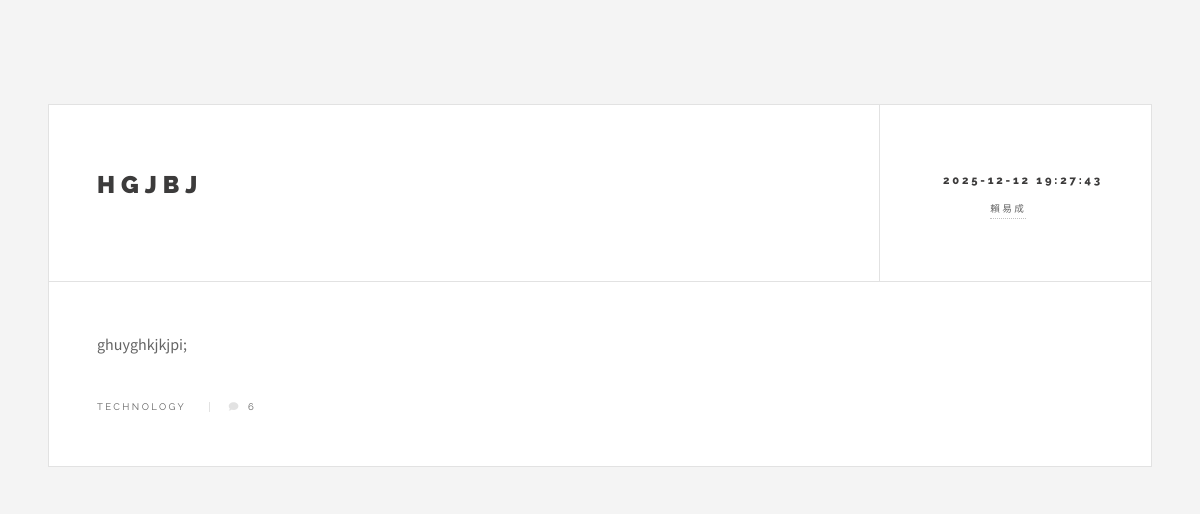
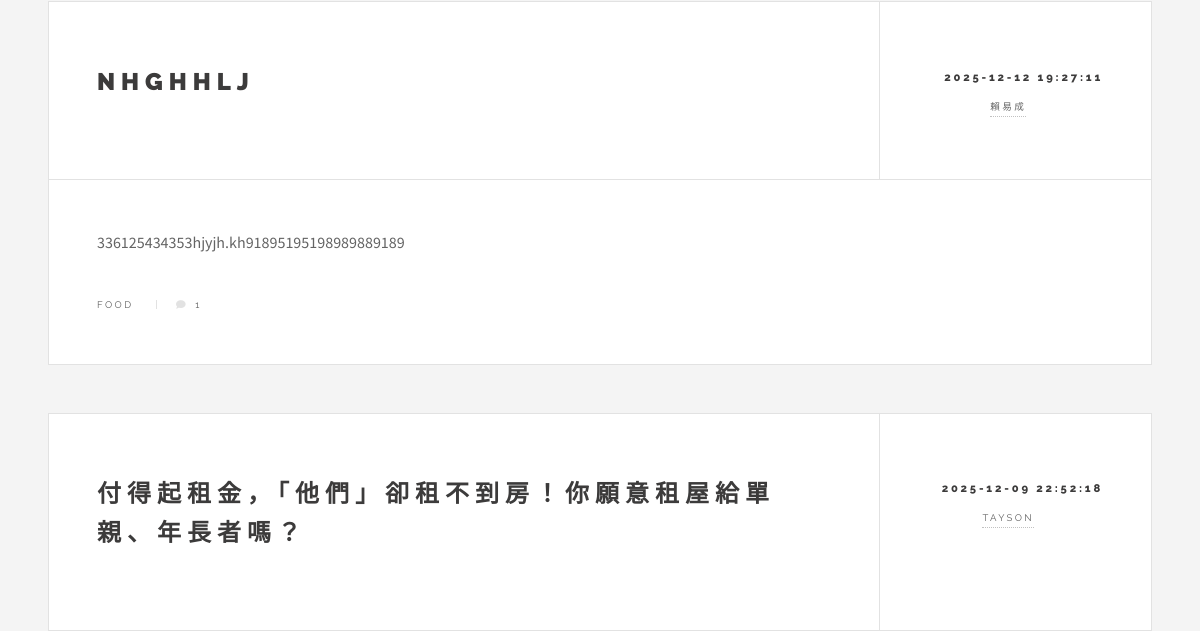
Before: / (upper part) with the older database file (2 pictures, top to bottom).
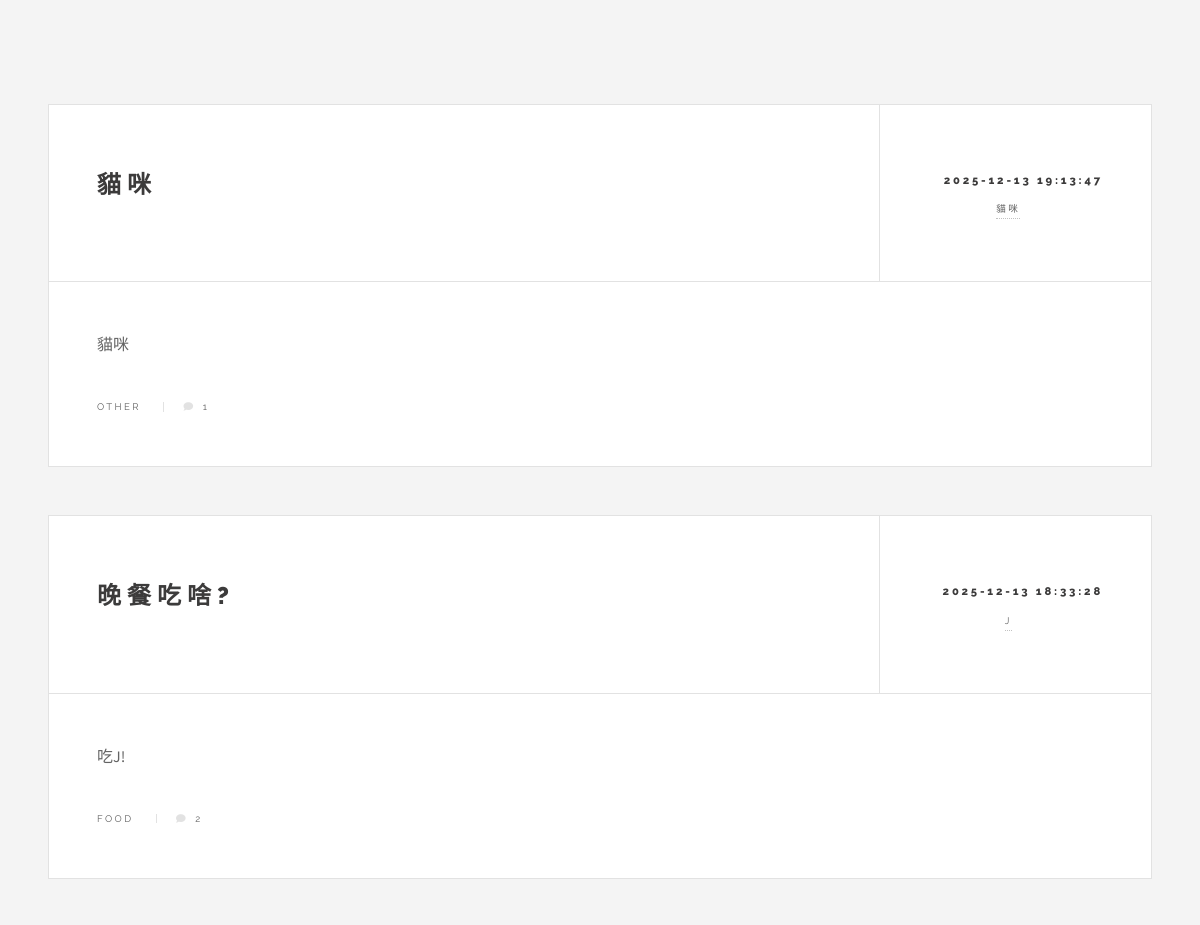
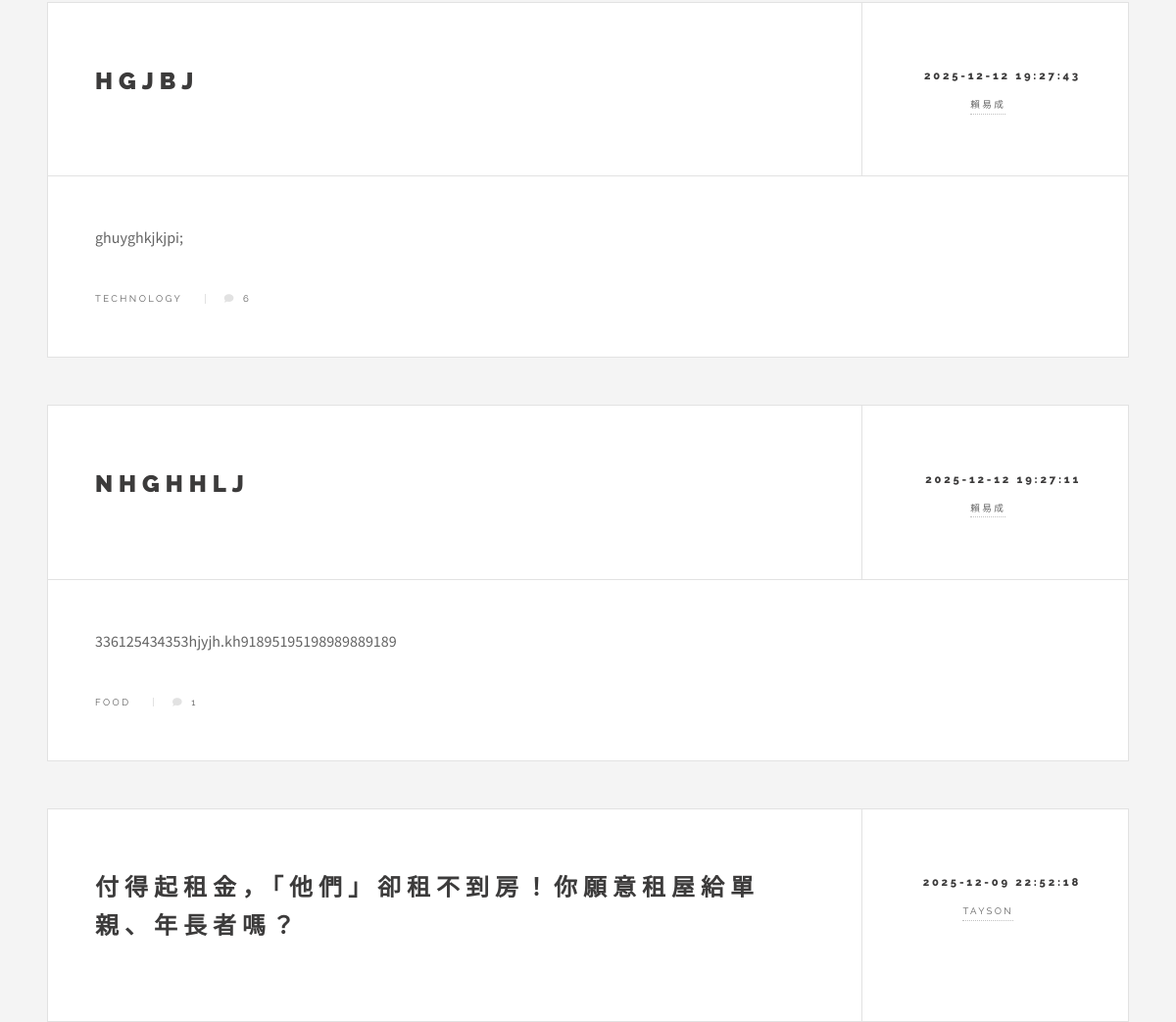
After: the same page with the newer database file (2 pictures, top to bottom).
### tables this page shows
CREATE TABLE data (id INTEGER PRIMARY KEY, title TEXT NOT NULL, content TEXT NOT NULL, author TEXT NOT NULL, time TEXT NOT NULL, category TEXT NOT NULL);

### main.py (the view)
@app.route('/')
def index():
    articles = get_all_articles()
    current_username = session.get('username')
    articles_with_count = []
    for article in articles:
        article_id = article[0]
        comment_count = get_comment_count_by_article_id(article_id)
        article_list = list(article)
        article_list.append(comment_count)
        articles_with_count.append(tuple(article_list))
    return render_template('index.html',articles=articles_with_count, username=current_username)

### main.py (called while the page is built)
def get_all_articles():
    conn = sqlite3.connect(DB_PATH)
    cursor = conn.cursor()
    query = 'SELECT id, title, content, author, time, category FROM data ORDER BY time DESC'
    cursor.execute(query)
    articles = cursor.fetchall()
    conn.close()
    return articles

def get_comment_count_by_article_id(article_id):
    conn = sqlite3.connect(DB_PATH)
    cursor = conn.cursor()
    query = "SELECT COUNT(content_id) FROM comment WHERE data_id = ?"
    cursor.execute(query, (article_id,))
    count = cursor.fetchone()[0]
    conn.close()
    return count

### templates/index.html (shortened to what this page needs)
<!DOCTYPE HTML>
<html>
	<head>
		<link rel="stylesheet" href="{{ url_for('static', filename='assets/css/main.css') }}" />
	</head>
	<body class="is-preload">
			<div id="wrapper">
				<div id="main">
        			{% if articles %}
   					{% for article in articles %}
        			<article class="post">
            			<header>
                			<div class="title">
                    			<a href="{{ url_for('single_posts', article_id=article[0]) }}"><h2 class="article-content">{{ article[1] }}</h2></a>
                			</div>
                			<div class="meta">
                    			<time class="published" datetime="{{ article[4] }}">{{ article[4] }}</time>
                    			<a href="{{ url_for('author_posts', author_name=article[3]) }}" class="author"><span class="name">{{ article[3] }}</span></a>
                			</div>
            			</header>
            			<p class="article-content">{{ article[2] | safe }}</p>
            			<footer>
							<ul class="stats">
								<li>{{ article[5] }}</li>
								<li><a href="{{ url_for('single_posts', article_id=article[0]) }}" class="icon solid fa-comment">{{ article[6] }}</a></li>
							</ul>
            			</footer>
        			</article>
    				{% endfor %}
					{% else %}
    				<p>此分類下目前沒有文章。</p>
					{% endif %}
    			</div>
			</div>
	</body>
</html>

Changed rows visible on the page:
added data: title "貓咪", time "2025-12-13 19:13:47", author "貓咪", content "貓咪", category "OTHER", article "1"
added data: title "晚餐吃啥?", time "2025-12-13 18:33:28", author "J", content "吃J!", category "FOOD", article "2"
